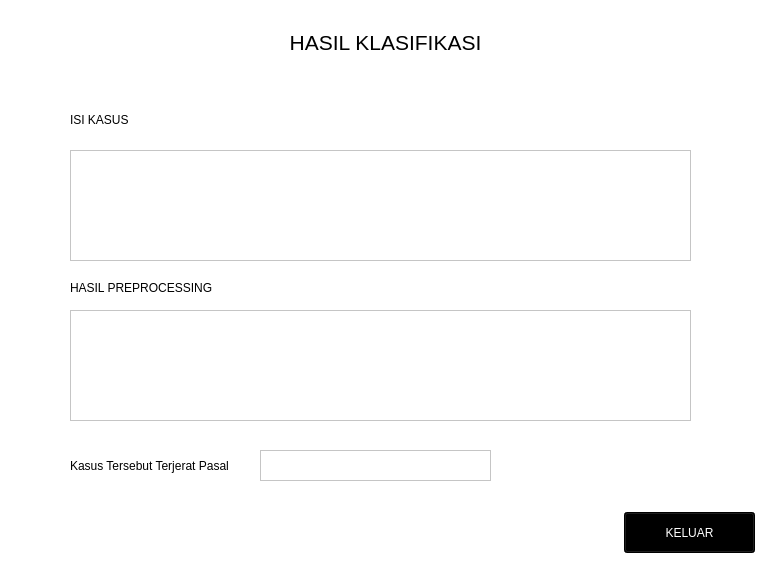
<?xml version="1.0" encoding="UTF-8"?>
<ui version="4.0">
 <class>Form</class>
 <widget class="QWidget" name="Form">
  <property name="geometry">
   <rect>
    <x>0</x>
    <y>0</y>
    <width>769</width>
    <height>576</height>
   </rect>
  </property>
  <property name="windowTitle">
   <string>Form</string>
  </property>
  <widget class="QWidget" name="widget" native="true">
   <property name="geometry">
    <rect>
     <x>0</x>
     <y>0</y>
     <width>771</width>
     <height>581</height>
    </rect>
   </property>
   <property name="styleSheet">
    <string notr="true">background:white;
</string>
   </property>
   <widget class="QLabel" name="label">
    <property name="geometry">
     <rect>
      <x>0</x>
      <y>30</y>
      <width>771</width>
      <height>20</height>
     </rect>
    </property>
    <property name="styleSheet">
     <string notr="true">font: 14pt &quot;Tw Cen MT&quot;;</string>
    </property>
    <property name="text">
     <string>&lt;html&gt;&lt;head/&gt;&lt;body&gt;&lt;p align=&quot;center&quot;&gt;&lt;span style=&quot; font-size:16pt;&quot;&gt;HASIL KLASIFIKASI&lt;/span&gt;&lt;/p&gt;&lt;/body&gt;&lt;/html&gt;</string>
    </property>
   </widget>
   <widget class="QLabel" name="label_2">
    <property name="geometry">
     <rect>
      <x>70</x>
      <y>110</y>
      <width>161</width>
      <height>20</height>
     </rect>
    </property>
    <property name="styleSheet">
     <string notr="true">font: 12pt &quot;Tw Cen MT&quot;;</string>
    </property>
    <property name="text">
     <string>ISI KASUS</string>
    </property>
   </widget>
   <widget class="QLabel" name="label_3">
    <property name="geometry">
     <rect>
      <x>70</x>
      <y>280</y>
      <width>181</width>
      <height>16</height>
     </rect>
    </property>
    <property name="styleSheet">
     <string notr="true">font: 12pt &quot;Tw Cen MT&quot;;</string>
    </property>
    <property name="text">
     <string>HASIL PREPROCESSING</string>
    </property>
   </widget>
   <widget class="QTextEdit" name="isikasus">
    <property name="geometry">
     <rect>
      <x>70</x>
      <y>150</y>
      <width>621</width>
      <height>111</height>
     </rect>
    </property>
   </widget>
   <widget class="QTextEdit" name="hasilpre">
    <property name="geometry">
     <rect>
      <x>70</x>
      <y>310</y>
      <width>621</width>
      <height>111</height>
     </rect>
    </property>
   </widget>
   <widget class="QLabel" name="label_4">
    <property name="geometry">
     <rect>
      <x>70</x>
      <y>450</y>
      <width>221</width>
      <height>31</height>
     </rect>
    </property>
    <property name="styleSheet">
     <string notr="true">font: 12pt &quot;Tw Cen MT&quot;;</string>
    </property>
    <property name="text">
     <string>Kasus Tersebut Terjerat Pasal </string>
    </property>
   </widget>
   <widget class="QTextEdit" name="hasilklas">
    <property name="geometry">
     <rect>
      <x>260</x>
      <y>450</y>
      <width>231</width>
      <height>31</height>
     </rect>
    </property>
   </widget>
   <widget class="QPushButton" name="kembali">
    <property name="geometry">
     <rect>
      <x>624</x>
      <y>512</y>
      <width>131</width>
      <height>41</height>
     </rect>
    </property>
    <property name="styleSheet">
     <string notr="true">font: 12pt &quot;Tw Cen MT&quot;;background: black;color:white;</string>
    </property>
    <property name="text">
     <string>KELUAR</string>
    </property>
   </widget>
  </widget>
 </widget>
 <resources/>
 <connections/>
</ui>
